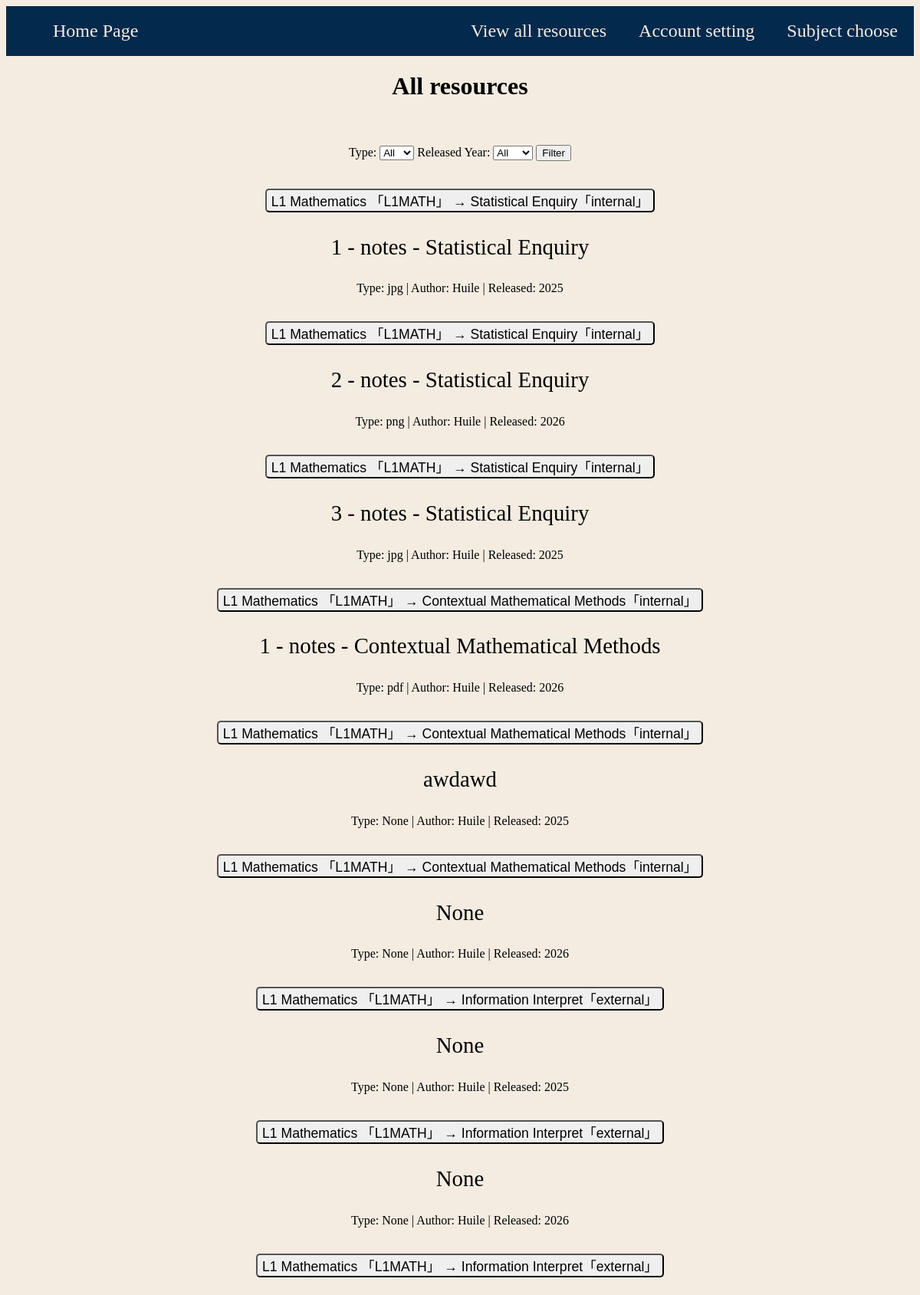
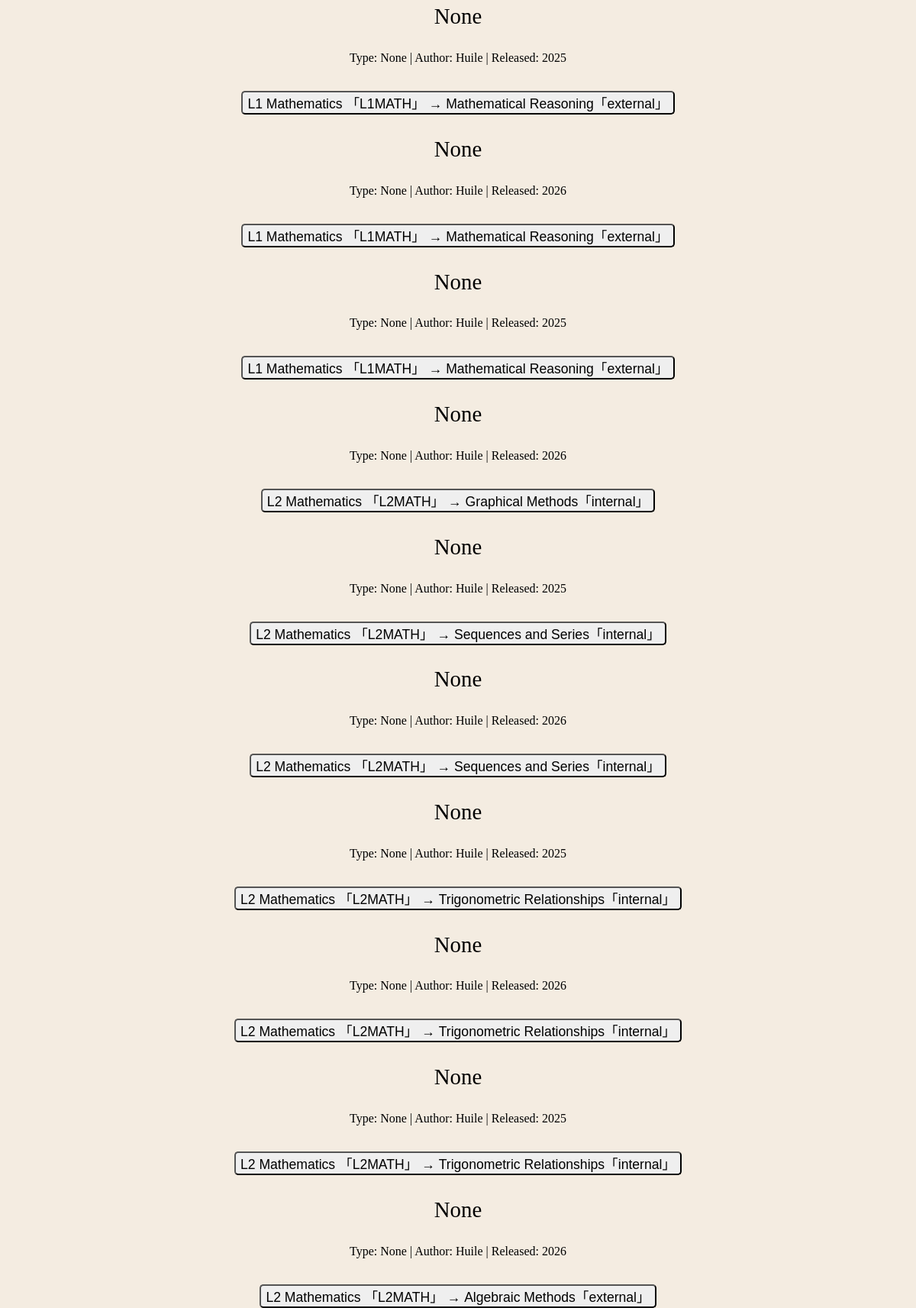
The app's page /all_resources (upper part) with its own data (2 pictures, top to bottom).
### tables this page shows
CREATE TABLE "resources" (unit_id INTEGER, resources_id INTEGER PRIMARY KEY, subject TEXT, unit TEXT, resources_name TEXT, path TEXT, type TEXT, author TEXT, from_link TEXT, released_year INTEGER);

### main.py (the view)
@app.route("/all_resources", methods=['GET', 'POST'])
def all_resources():
    selected_type = request.args.get("type", "")
    selected_year = request.args.get("released_year", "")
    conre = sqlite3.connect("database/database.db")
    re_cursor = conre.cursor()
    re_cursor.execute(
        "SELECT DISTINCT type FROM resources WHERE type IS NOT NULL ORDER BY type"
    )
    types = re_cursor.fetchall()
    re_cursor.execute(
        "SELECT DISTINCT released_year FROM resources WHERE released_year IS NOT NULL ORDER BY released_year"
    )
    years = re_cursor.fetchall()
    search_sql = "SELECT resources_id, subject, unit, resources_name, path, type, author, released_year FROM resources WHERE 1=1"
    parameters = []
    if selected_type:
        search_sql += " AND type = ?"
        parameters.append(selected_type)
    if selected_year:
        search_sql += " AND released_year = ?"
        parameters.append(selected_year)
    search_sql += " ORDER BY resources_id"
    re_cursor.execute(search_sql, parameters)
    resources = re_cursor.fetchall()
    conre.close()
    return render_template(
        "all_resources.html", resources=resources, types=types, years=years, selected_type=selected_type, selected_year=selected_year
        )

### templates/all_resources.html (shortened to what this page needs)
<!DOCTYPE html>
<html lang="en">
  <head>
    <link rel="stylesheet" href="/static/style.css">
  </head>
  <body>
    <header>
      <Ul>
        <li><a href="{{ url_for('subjectpick')}}">Subject choose</a></li>
        <li><a href="{{ url_for('account') }}">Account setting</a></li>
        <li><a href="{{ url_for('all_resources')}}">View all resources</a></li>
        <li class="tag_left"><a href="{{ url_for('homepage')}}">Home Page</a></li>
      </Ul>
    </header>
    <h1>All resources</h1>
    <main>
      <form action="{{url_for('all_resources')}}" method="GET">
      <br>
      <br>
        <div class="list_display">
        <label for="type">
          Type:
        </label>
        <select name="type" id="type">
          <option value="">All</option>
        </select>
         <label for="released_year">Released Year:</label>
         <select name="released_year" id="released_year">
          <option value="">All</option>
        </select>
        <button type="submit">
          Filter
        </button>
        <br>
        <br>
        <br>
      </div>
        {% for resource in resources %}
        <div class="list_display">
          <a href="{{ url_for('resources', resource_id=resource[0])}}">
            <button class="button_list" type="button">
              {{ resource[1] }} → {{ resource[2] }}
            </button>
          </a>
          <p class="list_resources_topic">{{ resource[3] }}</p>
          <p class="">
            Type: {{ resource[5] }} | Author: {{ resource[6] }} | Released: {{ resource[7] }}
          </p>
        </div>
      </form>
      <br>
      {% else %}
      <p>No resources found</p>
      {% endfor %}
    </main>
  </body>
</html>

### static/style.css (style rules this page uses)
:root { --background: #F4ECE1; --blue: #03294C; --orange: #FB7E0A; --end_orange_1: #fba30a; --end_orange_2: #fb7e0a; --end_orange_3:#ff6a00; --end_red_1:#ff4800; --end_blue_1:#4FABFF; --end_blue_2:#0D7BE0; --end_blue_1:#034F94; }
body { font-family: SN pro; background-color: rgb(244, 236, 225); }
h1, h2, h3, h4, h5, h6 { text-align: center; }
header { position: relative; }
ul { font-size: 150%; list-style-type: none; overflow: hidden; margin: 0; padding: 1; background-color: var(--blue); }
ul li { float: right; }
ul li a { text-decoration: none; display: block; color: var(--background); text-align: center; padding: 19px 21px; }
ul li.tag_left { float: left; }
.list_resources_topic { font-size: 180%; }
.list_display { text-align: center; justify-content: center; }
.button_list { font-size: 110%; padding: 15px px; border-radius: 5px; }

### records on screen
resources: subject "L1 Mathematics 「L1MATH」", unit "Statistical Enquiry「internal」", resources_name "1 - notes - Statistical Enquiry", type "jpg", author "Huile", released_year "2025"
resources: subject "L1 Mathematics 「L1MATH」", unit "Statistical Enquiry「internal」", resources_name "2 - notes - Statistical Enquiry", type "png", author "Huile", released_year "2026"
resources: subject "L1 Mathematics 「L1MATH」", unit "Statistical Enquiry「internal」", resources_name "3 - notes - Statistical Enquiry", type "jpg", author "Huile", released_year "2025"
resources: subject "L1 Mathematics 「L1MATH」", unit "Contextual Mathematical Methods「internal」", resources_name "1 - notes - Contextual Mathematical Methods", type "pdf", author "Huile", released_year "2026"
resources: subject "L1 Mathematics 「L1MATH」", unit "Contextual Mathematical Methods「internal」", resources_name "awdawd", from_link "None", author "Huile", released_year "2025"
resources: subject "L1 Mathematics 「L1MATH」", unit "Contextual Mathematical Methods「internal」", from_link "None", author "Huile", released_year "2026"
resources: subject "L1 Mathematics 「L1MATH」", unit "Information Interpret「external」", from_link "None", author "Huile", released_year "2025"
resources: subject "L1 Mathematics 「L1MATH」", unit "Information Interpret「external」", from_link "None", author "Huile", released_year "2026"
resources: subject "L1 Mathematics 「L1MATH」", unit "Information Interpret「external」", from_link "None", author "Huile", released_year "2025"
resources: subject "L1 Mathematics 「L1MATH」", unit "Mathematical Reasoning「external」", from_link "None", author "Huile", released_year "2026"
resources: subject "L1 Mathematics 「L1MATH」", unit "Mathematical Reasoning「external」", from_link "None", author "Huile", released_year "2025"
resources: subject "L1 Mathematics 「L1MATH」", unit "Mathematical Reasoning「external」", from_link "None", author "Huile", released_year "2026"
resources: subject "L2 Mathematics 「L2MATH」", unit "Graphical Methods「internal」", from_link "None", author "Huile", released_year "2025"
resources: subject "L2 Mathematics 「L2MATH」", unit "Sequences and Series「internal」", from_link "None", author "Huile", released_year "2026"
resources: subject "L2 Mathematics 「L2MATH」", unit "Sequences and Series「internal」", from_link "None", author "Huile", released_year "2025"
resources: subject "L2 Mathematics 「L2MATH」", unit "Trigonometric Relationships「internal」", from_link "None", author "Huile", released_year "2026"
resources: subject "L2 Mathematics 「L2MATH」", unit "Trigonometric Relationships「internal」", from_link "None", author "Huile", released_year "2025"
resources: subject "L2 Mathematics 「L2MATH」", unit "Trigonometric Relationships「internal」", from_link "None", author "Huile", released_year "2026"
resources: subject "L2 Mathematics 「L2MATH」", unit "Algebraic Methods「external」"
